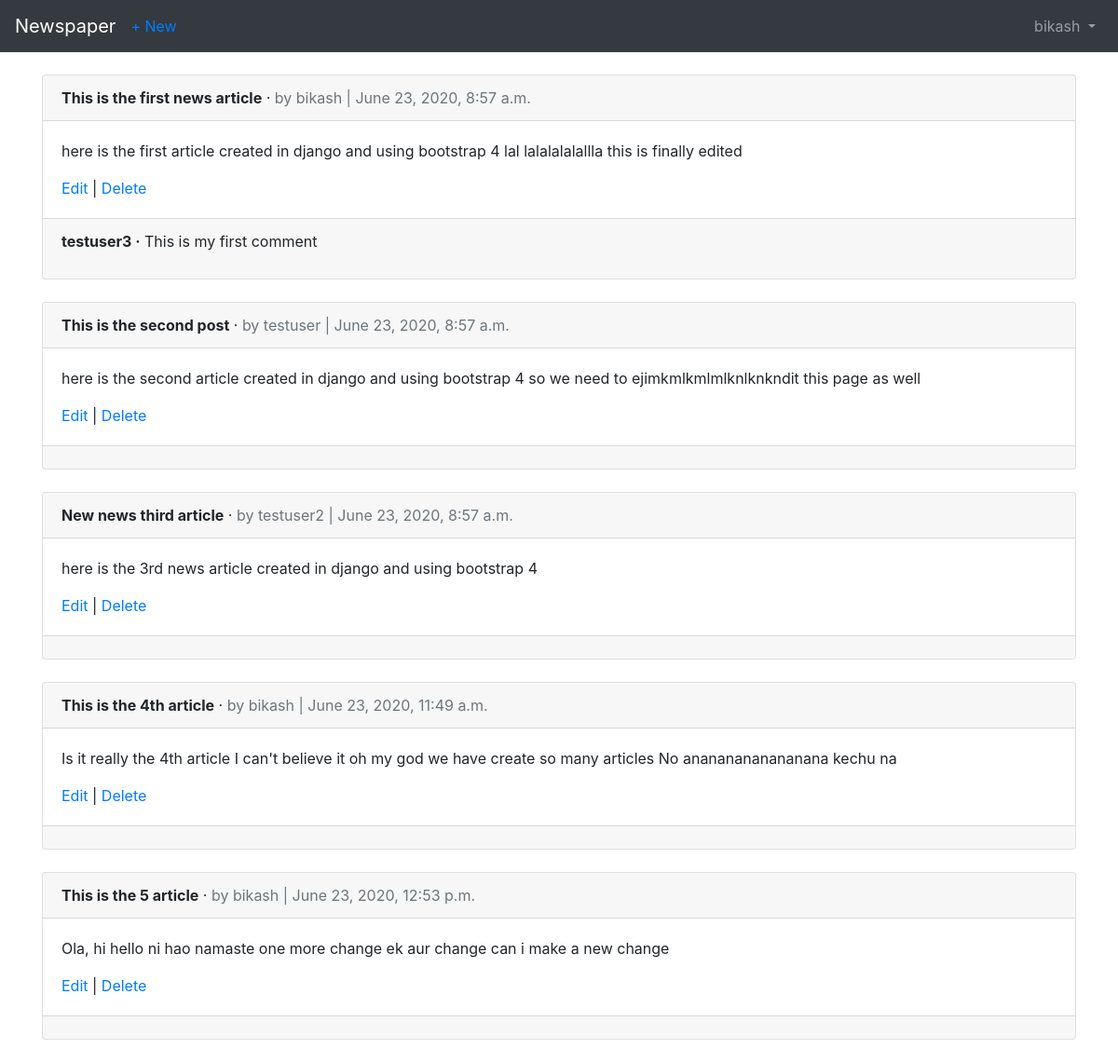
The page /articles/ (signed in) on the database its author committed.
### users/models.py (models this page shows)
class CustomUser(AbstractUser):
    age = models.PositiveIntegerField(null=True, blank=True)

### articles/models.py (models this page shows, shortened)
class Article(models.Model):
    title = models.CharField(max_length=255)
    body = models.TextField()
    date = models.DateTimeField(auto_now_add = True)
    author = models.ForeignKey(get_user_model(), on_delete = models.CASCADE)

class Comment(models.Model):
    article = models.ForeignKey(Article, on_delete=models.CASCADE, related_name='comments')
    comment = models.CharField(max_length=140)
    author = models.ForeignKey(get_user_model(), on_delete=models.CASCADE,)
    def __str__(self):
        return self.comment

### articles/views.py (the view)
# urls.py: path('', ArticleListView.as_view(), name='article_list'),
class ArticleListView(LoginRequiredMixin, ListView):
    model = Article
    template_name = 'article_list.html'
    login_url = 'login'

### templates/article_list.html (shortened to what this page needs)
{% extends 'base.html' %}
{% block content %}
  {% for article in object_list %}
    <div class="card">
      <div class="card-header">
        <span class="font-weight-bold">{{ article.title }}</span> &middot;
        <span class="text-muted">by {{ article.author }} | {{ article.date }}</span>
      </div>
      <div class="card-body">
        <p>{{ article.body }}</p>
        <a href="{% url 'article_edit' article.pk %}">Edit</a> |
        <a href="{% url 'article_delete' article.pk %}">Delete</a>
      </div>
      <div class="card-footer">
        {% for comment in article.comments.all %}
          <p>
            <span class="font-weight-bold">{{ comment.author }} &middot;</span>
            {{ comment }}
          </p>
        {% endfor %}
      </div>
    </div>
    <br />
  {% endfor %}
{% endblock content %}

### templates/base.html (shortened to what this page needs)
<!doctype html>
<html lang="en">
  <head>
    <link rel="stylesheet" href="https://stackpath.bootstrapcdn.com/bootstrap/4.1.3/css/bootstrap.min.css">
  </head>
  <body>
    <nav class="navbar navbar-expand-md navbar-dark bg-dark mb-4">
      <a class="navbar-brand" href="{% url 'home' %}">Newspaper</a>
      {% if user.is_authenticated %}
        <ul class="navbar-nav mr-auto">
          <li class="nav-item"><a href="{% url 'article_new' %}">+ New</a></li>
        </ul>
      {% endif %}
      <div class="collapse navbar-collapse" id="navbarCollapse">
        {% if user.is_authenticated %}
          <ul class="navbar-nav ml-auto">
            <li class="nav-item">
              <a class="nav-link dropdown-toggle" href="#" id="userMenu" data-toggle="dropdown" aria-haspopup="true" aria-expanded="false">
                {{ user.username }}
              </a>
            </li>
          </ul>
        {% endif %}
      </div>
    </nav>
    <div class="container">
      {% block content %}
      {% endblock content %}
    </div>
  </body>
</html>

### rows shown on the page
CustomUser: username "bikash"
Article: title "This is the first news article", author "bikash", date "June 23, 2020, 8:57 a.m.", body "here is the first article created in django and using bootstrap 4 lal lalalalalallla this is finally edited"
Comment: author "testuser3", comment "This is my first comment"
Article: title "This is the second post", author "testuser", date "June 23, 2020, 8:57 a.m.", body "here is the second article created in django and using bootstrap 4 so we need to ejimkmlkmlmlknlknkndit this page as well"
Article: title "New news third article", author "testuser2", date "June 23, 2020, 8:57 a.m.", body "here is the 3rd news article created in django and using bootstrap 4"
Article: title "This is the 4th article", author "bikash", date "June 23, 2020, 11:49 a.m.", body "Is it really the 4th article I can't believe it oh my god we have create so many articles No anananananananana kechu na"
Article: title "This is the 5 article", author "bikash", date "June 23, 2020, 12:53 p.m.", body "Ola, hi hello ni hao namaste one more change ek aur change can i make a new change"
